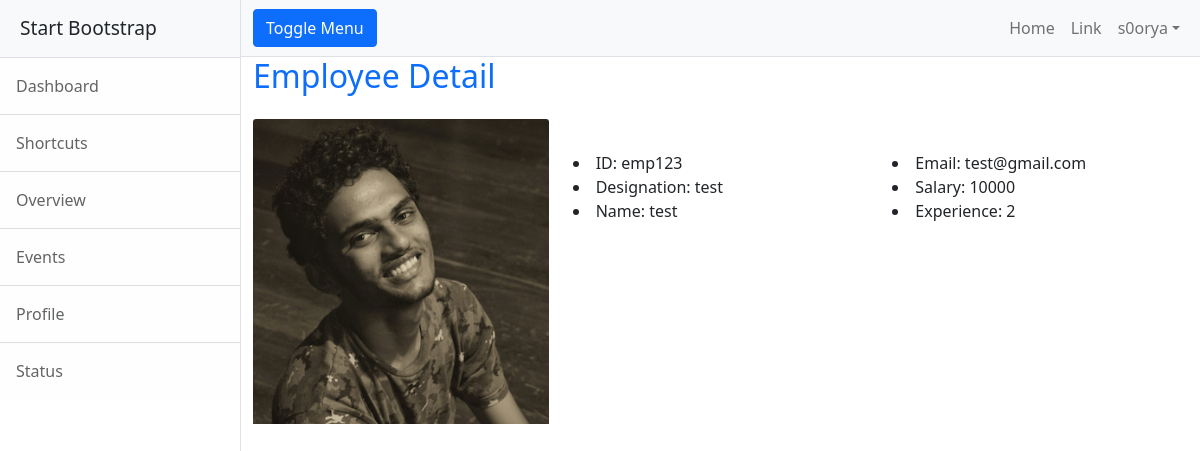
Page /employee/details/emp123 (signed in) on the committed database.
### employee/models.py (models this page shows, shortened)
class Employee(models.Model):
    eid=models.CharField(max_length=120,primary_key=True)
    profile_pic=models.ImageField(null=True,upload_to="profilepic")
    employee_name=models.CharField(max_length=120)
    designation=models.CharField(max_length=120)
    salary=models.PositiveIntegerField()
    email=models.EmailField(unique=True)
    experience=models.PositiveIntegerField(null=True)

### employee/views.py (the view)
# urls.py: path("details/<str:emp_id>",views.EmployeeDetailView.as_view(),name="emp-detail"),
@method_decorator(signin_required,name="dispatch")
class EmployeeDetailView(View):
    def get(self,request,*args,**kwargs):
        qs=Employee.objects.get(eid=kwargs.get("emp_id"))
        return render(request,"emp-detail.html",{"employee":qs})

### employee/views.py (called while the page is built)
def signin_required(fn):
    def wrapper(request,*args,**kwargs):
        if request.user.is_authenticated:
            return fn(request,*args,**kwargs)
        else:
            messages.error(request,"You must login")
            return redirect("sign-in")
    return wrapper

### employee/templates/emp-detail.html (shortened to what this page needs)
{%extends 'base.html'%}
{%block body_block%}
  <h2 class="text-primary">Employee Detail</h2>
    <div class="row">
        <div class="col-4 mt-3">
            <img src="{{employee.profile_pic.url}}" class="card-img-top" alt="...">
        </div>
        <div class="col-4 mt-5">
            <li>ID: {{employee.eid}}</li>
            <li>Designation: {{employee.designation}}</li>
            <li>Name: {{employee.employee_name}}</li>
        </div>
        <div class="col-4 mt-5">
            <li>Email: {{employee.email}}</li>
            <li>Salary: {{employee.salary}}</li>
            <li>Experience: {{employee.experience}}</li>
        </div>
    </div>
{%endblock%}

### employee/templates/base.html (shortened to what this page needs)
<!DOCTYPE html>
{%load static%}
<html lang="en">
    <head>
        <link href="https://cdn.jsdelivr.net/npm/bootstrap@5.1.3/dist/css/bootstrap.min.css" rel="stylesheet">        <link href="{%static 'css/styles.css'%}" rel="stylesheet" />
    </head>
    <body>
        <div class="d-flex" id="wrapper">
            <div class="border-end bg-white" id="sidebar-wrapper">
                <div class="sidebar-heading border-bottom bg-light">Start Bootstrap</div>
                <div class="list-group list-group-flush">
                    <a class="list-group-item list-group-item-action list-group-item-light p-3" href="#!">Dashboard</a>
                    <a class="list-group-item list-group-item-action list-group-item-light p-3" href="#!">Shortcuts</a>
                    <a class="list-group-item list-group-item-action list-group-item-light p-3" href="#!">Overview</a>
                    <a class="list-group-item list-group-item-action list-group-item-light p-3" href="#!">Events</a>
                    <a class="list-group-item list-group-item-action list-group-item-light p-3" href="#!">Profile</a>
                    <a class="list-group-item list-group-item-action list-group-item-light p-3" href="#!">Status</a>
                </div>
            </div>
            <div id="page-content-wrapper">
                <nav class="navbar navbar-expand-lg navbar-light bg-light border-bottom">
                    <div class="container-fluid">
                        <button class="btn btn-primary" id="sidebarToggle">Toggle Menu</button>
                        <div class="collapse navbar-collapse" id="navbarSupportedContent">
                            <ul class="navbar-nav ms-auto mt-2 mt-lg-0">
                                <li class="nav-item active"><a class="nav-link" href="#!">Home</a></li>
                                <li class="nav-item"><a class="nav-link" href="#!">Link</a></li>
                                <li class="nav-item dropdown">
                                    <a class="nav-link dropdown-toggle" id="navbarDropdown" href="#" role="button" data-bs-toggle="dropdown" aria-haspopup="true" aria-expanded="false">{{request.user}}</a>
                                </li>
                            </ul>
                        </div>
                    </div>
                </nav>
                <div class="container-fluid">
                    {%block body_block%}
                    {%endblock%}
                </div>
            </div>
        </div>
    </body>
</html>

### rows in the picture
Employee: profile_pic (picture), eid "emp123", designation "test", employee_name "test", email "test@gmail.com", salary "10000", experience "2"

### other values in the picture
{{ request.user }} "s0orya"
